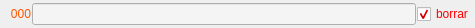
<?xml version="1.0" encoding="UTF-8"?>
<ui version="4.0">
 <class>GeneroSeleccion</class>
 <widget class="QWidget" name="GeneroSeleccion">
  <property name="geometry">
   <rect>
    <x>0</x>
    <y>0</y>
    <width>475</width>
    <height>28</height>
   </rect>
  </property>
  <property name="windowTitle">
   <string>Form</string>
  </property>
  <layout class="QGridLayout" name="gridLayout">
   <property name="leftMargin">
    <number>1</number>
   </property>
   <property name="topMargin">
    <number>1</number>
   </property>
   <property name="rightMargin">
    <number>1</number>
   </property>
   <property name="bottomMargin">
    <number>1</number>
   </property>
   <property name="spacing">
    <number>1</number>
   </property>
   <item row="0" column="0">
    <widget class="QLabel" name="label_item_numero">
     <property name="minimumSize">
      <size>
       <width>30</width>
       <height>0</height>
      </size>
     </property>
     <property name="font">
      <font>
       <family>Ubuntu</family>
       <pointsize>9</pointsize>
       <weight>50</weight>
       <bold>false</bold>
      </font>
     </property>
     <property name="styleSheet">
      <string notr="true">color: rgb(255, 85, 0);</string>
     </property>
     <property name="text">
      <string>000</string>
     </property>
     <property name="alignment">
      <set>Qt::AlignRight|Qt::AlignTrailing|Qt::AlignVCenter</set>
     </property>
    </widget>
   </item>
   <item row="0" column="1">
    <widget class="QLineEdit" name="lineEdit_genero">
     <property name="styleSheet">
      <string notr="true">background-color: rgb(244, 244, 244);
color: rgb(34, 34, 102);</string>
     </property>
     <property name="readOnly">
      <bool>true</bool>
     </property>
    </widget>
   </item>
   <item row="0" column="2">
    <widget class="QCheckBox" name="checkBox_borrado">
     <property name="styleSheet">
      <string notr="true">color: rgb(255, 0, 0);</string>
     </property>
     <property name="text">
      <string>borrar</string>
     </property>
     <property name="checked">
      <bool>true</bool>
     </property>
    </widget>
   </item>
  </layout>
 </widget>
 <resources/>
 <connections/>
</ui>
